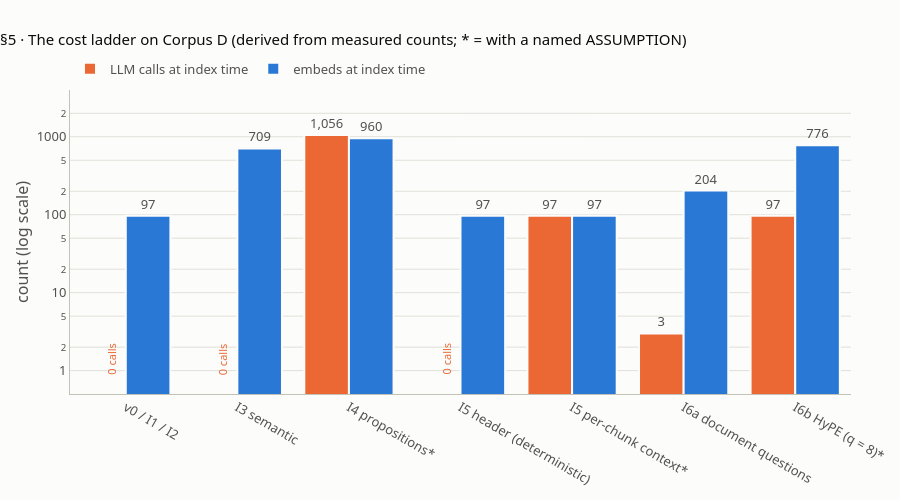

The code cell stored with this chart in its notebook:
### Markdown cell above
## 5 · Index-time cost, query-time cost, index size

**What this verifies** (lesson step 5, `#cost`; facts K10, K11). Each member pays at **index time**: E embeds, L LLM calls, T input tokens. At **query time** every member pays the same: 1 query embed and 0 LLM calls. The index size is **bytes = 128 + N_vectors × d × 4**. All values below are **derived** from the counts measured above (prices from LLMOPS §6.2, checked 2026-10-17; assumptions named):
- **v0 / I1 / I2**: 0 LLM calls, N = 97 embeds. **I5 deterministic header**: 0 calls, 97 embeds (new text, new cache keys).
- **I3**: S + N = 612 + 97 = **709** embeds; at 96 texts per Cohere call, ⌈612/96⌉ + ⌈97/96⌉ = **9** calls; 0 LLM calls.
- **I4** (ASSUMPTION: 10 propositions per 200-token chunk): 96 generate + 960 grade = **1,056** LLM calls; 960 vectors, 5,898,368 bytes at 1,536-d.
- **I5 per-chunk context** (the whole document in each call; ASSUMPTION: 100 instruction tokens): 97 calls, 97 × (13,026 + 154 + 100) ≈ **1,288,153** input tokens ≈ **$0.097** (Groq gpt-oss-20b) or **$0.129** (Haiku 5.5). One request is about **13,280** tokens, more than an 8,000 tokens-per-minute limit (UNVERIFIED free-tier value).
- **I6a** document level: **3** calls; 84 fragments + 40 × 3 questions = **204** vectors. **I6b HyPE**: **97** calls; q = 8 questions per chunk (ASSUMPTION) → 776 vectors, 4,767,872 bytes.

**I6 vs Q2** (K11, formula): index-side questions cost N × rebuilds calls; query-side rewriting costs Q_total calls. Which is cheaper depends on both numbers.

**The chart** is the cost ladder on a log scale: LLM calls and embeds per member at index time. A bar that is missing is a **0** (a log axis cannot draw 0; the label says so).

### Code cell
v0 = ARMS["v0"]
N, S = len(v0), len(sents)
doc_cl = n_tok(doc_text, "cl100k_base")
mean_chunk_cl = sum(n_tok(doc_text[a:b], "cl100k_base") for a, b in v0) / N
PROMPT = 100                                          # ASSUMPTION: instruction tokens per context call
i5_in = N * (doc_cl + mean_chunk_cl + PROMPT)
base4 = len(range(0, len(g2), 150))                   # I4 base chunks (gpt2 200/50)
P4 = base4 * 10                                       # ASSUMPTION: 10 propositions per base chunk
nw, nf = word_windows(len(words), 4000, 100), word_windows(len(words), 128, 16)


def index_bytes(n_vectors, d):
    return 128 + n_vectors * d * 4


check("§5 N chunks, S sentences, document cl100k tokens, mean chunk cl100k tokens (K10)",
      [N, S, doc_cl, round(mean_chunk_cl, 1)], [97, 612, 13026, 153.9])
check("§5 I3: embeds S + N; Cohere calls at 96 texts each (K10)", [S + N, math.ceil(S / 96) + math.ceil(N / 96)], [709, 9])
check("§5 I4: generate calls, grade calls, total LLM calls, embeds, bytes at 1,536-d (K10, ASSUMPTION 10 per chunk)",
      [base4, P4, base4 + P4, P4, index_bytes(P4, 1536)], [96, 960, 1056, 960, 5898368])
check("§5 I5 per-chunk context: calls, input tokens, one request's tokens (K10, ASSUMPTION 100 instruction tokens)",
      [N, round(i5_in), round(doc_cl + mean_chunk_cl + PROMPT)], [97, 1288153, 13280])
check("§5 I5 per-chunk context: USD at $0.075/M (Groq gpt-oss-20b) and $0.10/M (Haiku 5.5) (K10)",
      [round(i5_in * 0.075 / 1e6, 3), round(i5_in * 0.10 / 1e6, 3)], [0.097, 0.129], tol=1e-9)
check("§5 I5 per-chunk context: one request fits an 8,000 TPM limit? (K10)", doc_cl + mean_chunk_cl + PROMPT <= 8000, False)
check("§5 I6a: calls (one per 4,000-word window), fragments, questions (40 per window), vectors (K10)",
      [nw, nf, 40 * nw, nf + 40 * nw], [3, 84, 120, 204])
check("§5 I6b HyPE: calls; vectors at q = 5 and q = 8 (K10, ASSUMPTION q)", [N, N * 5, N * 8], [97, 485, 776])
check("§5 I6b HyPE bytes: q = 5 and q = 8 at 1,536-d; q = 5 and q = 8 at 384-d (K10)",
      [index_bytes(N * 5, 1536), index_bytes(N * 8, 1536), index_bytes(N * 5, 384), index_bytes(N * 8, 384)],
      [2979968, 4767872, 745088, 1192064])
check("§5 v0 index bytes at 1,536-d (K10 = C3 S6)", index_bytes(N, 1536), 596096)

# K11: I6 (index-time questions) vs Q2 (query-time rewriting)
K11 = []
for qtot, reb in ((50, 1), (500, 1), (500, 12), (5000, 12)):
    idx = N * reb
    K11.append([qtot, reb, idx, "index-side" if idx < qtot else "query-side"])
    print(f"   Q_total {qtot:5,}, rebuilds {reb:2}: index-side {idx:5,} calls vs query-side {qtot:5,} -> cheaper: {K11[-1][3]}")
check("§5 I6 vs Q2: (Q_total, rebuilds, index-side calls, cheaper side) (K11)", K11,
      [[50, 1, 97, "query-side"], [500, 1, 97, "index-side"], [500, 12, 1164, "query-side"], [5000, 12, 1164, "index-side"]])

# chart: the cost ladder (log y; zeros labelled)
LADDER = [("v0 / I1 / I2", 0, N), ("I3 semantic", 0, S + N), ("I4 propositions*", base4 + P4, P4),
          ("I5 header (deterministic)", 0, N), ("I5 per-chunk context*", N, N), ("I6a document questions", nw, nf + 40 * nw),
          ("I6b HyPE (q = 8)*", N, N * 8)]
xs = [m for m, _, _ in LADDER]
fig = go.Figure()
for label, idx, colour in (("LLM calls at index time", 1, ORANGE), ("embeds at index time", 2, BLUE)):
    ys = [r[idx] for r in LADDER]
    fig.add_bar(x=xs, y=[v if v > 0 else None for v in ys], name=label, marker=bar_style(colour),
                text=[f"{v:,}" for v in ys], textposition="outside",
                hovertemplate="%{x}<br>" + label + ": %{y:,}<extra></extra>")
for i, r in enumerate(LADDER):
    if r[1] == 0:
        fig.add_annotation(x=xs[i], y=0.15, yref="y", text="0 calls", showarrow=False, xshift=-14,
                           font=dict(size=11, color=ORANGE), textangle=-90)
fig.update_layout(barmode="group", height=500, yaxis=dict(type="log", title="count (log scale)", range=[-0.3, 3.6]),
                  title="§5 · The cost ladder on Corpus D (derived from measured counts; * = with a named ASSUMPTION)")
fig.show()

### Figure 1 — Plotly figure (JSON) as saved in the notebook; plotly's stock layout.template omitted (floating-point values rounded to 4 significant figures)
{"data": [{"hovertemplate": "%{x}<br>LLM calls at index time: %{y:,}<extra></extra>", "marker": {"color": "#eb6834", "line": {"color": "#fcfcfb", "width": 2}}, "name": "LLM calls at index time", "text": ["0", "0", "1,056", "0", "97", "3", "97"], "textposition": "outside", "x": ["v0 / I1 / I2", "I3 semantic", "I4 propositions*", "I5 header (deterministic)", "I5 per-chunk context*", "I6a document questions", "I6b HyPE (q = 8)*"], "y": [null, null, 1056, null, 97, 3, 97], "type": "bar"}, {"hovertemplate": "%{x}<br>embeds at index time: %{y:,}<extra></extra>", "marker": {"color": "#2a78d6", "line": {"color": "#fcfcfb", "width": 2}}, "name": "embeds at index time", "text": ["97", "709", "960", "97", "97", "204", "776"], "textposition": "outside", "x": ["v0 / I1 / I2", "I3 semantic", "I4 propositions*", "I5 header (deterministic)", "I5 per-chunk context*", "I6a document questions", "I6b HyPE (q = 8)*"], "y": [97, 709, 960, 97, 97, 204, 776], "type": "bar"}], "layout": {"annotations": [{"font": {"color": "#eb6834", "size": 11}, "showarrow": false, "text": "0 calls", "textangle": -90, "x": "v0 / I1 / I2", "xshift": -14, "y": 0.15, "yref": "y"}, {"font": {"color": "#eb6834", "size": 11}, "showarrow": false, "text": "0 calls", "textangle": -90, "x": "I3 semantic", "xshift": -14, "y": 0.15, "yref": "y"}, {"font": {"color": "#eb6834", "size": 11}, "showarrow": false, "text": "0 calls", "textangle": -90, "x": "I5 header (deterministic)", "xshift": -14, "y": 0.15, "yref": "y"}], "yaxis": {"type": "log", "title": {"text": "count (log scale)"}, "range": [-0.3, 3.6]}, "barmode": "group", "height": 500, "title": {"text": "§5 · The cost ladder on Corpus D (derived from measured counts; * = with a named ASSUMPTION)"}}}
